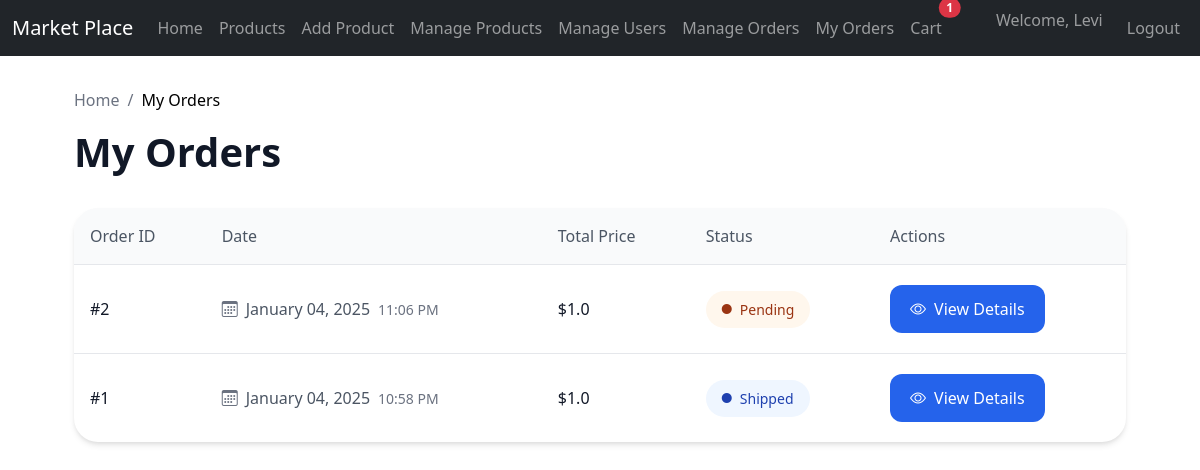
Before: /my_orders (signed in) with the older database file.
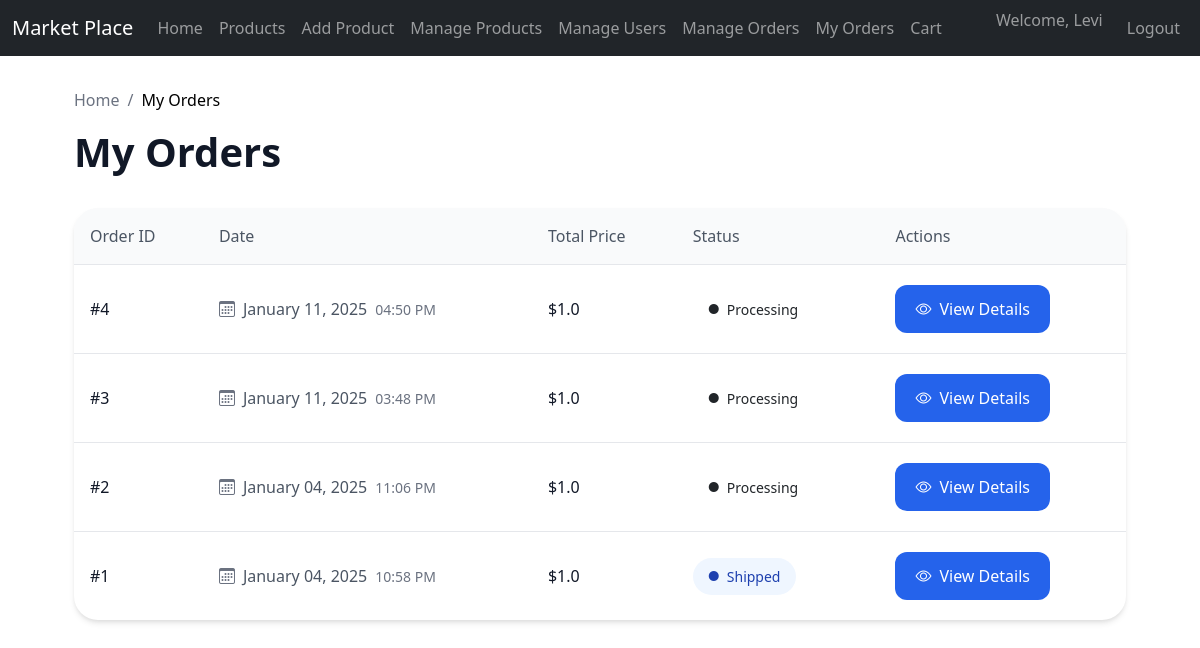
After: the same page with the newer database file.
### app.py (models this page shows)
class Order(db.Model):
    __tablename__ = 'orders'
    id = db.Column(db.Integer, primary_key=True)
    user_id = db.Column(db.Integer, db.ForeignKey('users.id'), nullable=False)
    total_price = db.Column(db.Float, nullable=False)
    status = db.Column(db.String(50), nullable=False, default='Pending')
    created_at = db.Column(db.DateTime, nullable=False, default=db.func.current_timestamp())
    order_items = db.relationship('OrderItem', backref='order', lazy=True)
    payment = db.relationship('Payment', backref='order', uselist=False, cascade="all, delete-orphan")

### app.py (the view)
@app.route('/my_orders')
def my_orders():
    if 'user_id' not in session:
        flash('Please log in to view your orders.', 'info')
        return redirect(url_for('login'))
    user_orders = Order.query.filter_by(user_id=session['user_id']).order_by(Order.created_at.desc()).all()
    return render_template('my_orders.html', orders=user_orders)

### app.py (called while the page is built)
def get_cart_unique_items():
    if 'user_id' in session:
        order = Order.query.filter_by(user_id=session['user_id'], status="Pending").first()
        if order:
            return OrderItem.query.filter_by(order_id=order.id).count()
    return 0

@app.context_processor
def inject_cart_count():
    return dict(cart_count=get_cart_unique_items())

### templates/my_orders.html (shortened to what this page needs)
{% extends "base.html" %}
{% block content %}
<div class="orders-container">
    <nav class="breadcrumb">
        <a href="{{ url_for('home') }}">Home</a>
        <span>/</span>
        <span class="current">My Orders</span>
    </nav>
    <div class="orders-header">
        <h1>My Orders</h1>
    </div>
    {% if orders %}
    <div class="orders-table-container">
        <table class="orders-table">
            <thead>
                <tr>
                    <th>Order ID</th>
                    <th>Date</th>
                    <th>Total Price</th>
                    <th>Status</th>
                    <th>Actions</th>
                </tr>
            </thead>
            <tbody>
                {% for order in orders %}
                <tr>
                    <td class="order-id">
                        #{{ order.id }}
                    </td>
                    <td class="order-date">
                        <div class="date-info">
                            <i class="bi bi-calendar3"></i>
                            {{ order.created_at.strftime('%B %d, %Y') }}
                            <div class="time">{{ order.created_at.strftime('%I:%M %p') }}</div>
                        </div>
                    </td>
                    <td class="order-price">
                        <div class="price">${{ order.total_price }}</div>
                    </td>
                    <td class="order-status">
                        <span class="status-badge {{ order.status.lower() }}">
                            <i class="bi bi-circle-fill"></i>
                            {{ order.status }}
                        </span>
                    </td>
                    <td class="order-actions">
                        <a href="{{ url_for('order_confirmation', order_id=order.id) }}" class="view-order-btn">
                            <i class="bi bi-eye"></i>
                            View Details
                        </a>
                    </td>
                </tr>
                {% endfor %}
            </tbody>
        </table>
    </div>
    {% endif %}
</div>
{% endblock %}

### templates/base.html (shortened to what this page needs)
<!DOCTYPE html>
<html lang="en">
<head>
    <link rel="stylesheet" href="https://cdn.jsdelivr.net/npm/bootstrap-icons@1.7.2/font/bootstrap-icons.css">
    <link rel="stylesheet" href="{{ url_for('static', filename='css/styles.css') }}">
    <link href="https://cdn.jsdelivr.net/npm/bootstrap@5.3.0-alpha3/dist/css/bootstrap.min.css" rel="stylesheet">
</head>
<body>
    <nav class="navbar navbar-expand-lg navbar-dark bg-dark">
    <div class="container-fluid">
        <a class="navbar-brand" href="{{ url_for('home') }}">Market Place</a>
        <div class="collapse navbar-collapse" id="navbarNav">
            <ul class="navbar-nav me-auto">
    <li class="nav-item">
        <a class="nav-link" href="{{ url_for('home') }}">Home</a>
    </li>
    <li class="nav-item">
        <a class="nav-link" href="{{ url_for('products') }}">Products</a>
    </li>
    {% if session.get('user_role') == 'admin' %}
    <li class="nav-item">
        <a class="nav-link" href="{{ url_for('add_product') }}">Add Product</a>
    </li>
    <li class="nav-item">
        <a class="nav-link" href="{{ url_for('manage_products') }}">Manage Products</a>
    </li>
    <li class="nav-item">
        <a class="nav-link" href="{{ url_for('manage_users') }}">Manage Users</a>
    </li>
                <li class="nav-item">
    <a class="nav-link" href="{{ url_for('manage_orders') }}">Manage Orders</a>
</li>
    {% endif %}
    {% if session.get('user_id') %}
    <li class="nav-item">
        <a class="nav-link" href="{{ url_for('my_orders') }}">My Orders</a>
    </li>
    {% endif %}
                {% if session.get('user_id') %}
<li class="nav-item">
    <a class="nav-link position-relative" href="{{ url_for('view_cart') }}">
        Cart
        {% if cart_count > 0 %}
        <span class="position-absolute top-0 start-100 translate-middle badge rounded-pill bg-danger">
            {{ cart_count }}
        </span>
        {% endif %}
    </a>
</li>
{% endif %}
</ul>
            <ul class="navbar-nav">
                {% if session.get('user_id') %}
                <li class="nav-item">
                    <span class="navbar-text me-3">Welcome, {{ session.get('user_name') }}</span>
                </li>
                <li class="nav-item">
                    <a class="nav-link btn btn-outline-danger btn-sm" href="{{ url_for('logout') }}">Logout</a>
                </li>
                {% endif %}
            </ul>
        </div>
    </div>
</nav>
    <div class="container mt-4">
        {% block content %}{% endblock %}
    </div>
</body>
</html>

### static/css/styles.css (style rules this page uses)
.breadcrumb { display: flex; gap: 0.5rem; align-items: center; margin-bottom: 2rem; font-size: 0.875rem; color: #6b7280; }
.breadcrumb a { color: #6b7280; text-decoration: none; transition: color 0.2s; }
.breadcrumb .current { color: #000; font-weight: 500; }
html { scroll-behavior: smooth; }

### templates/my_orders.html (style rules this page uses)
.orders-container { max-width: 1400px; margin: 2rem auto; padding: 0 2rem; font-family: system-ui, -apple-system, sans-serif; }
.orders-header { margin-bottom: 2rem; }
.orders-header h1 { font-size: 2.5rem; font-weight: 600; color: #111827; margin: 0; }
.orders-table-container { background: white; border-radius: 1.5rem; box-shadow: 0 4px 6px -1px rgba(0, 0, 0, 0.1), 0 2px 4px -1px rgba(0, 0, 0, 0.06); overflow: hidden; }
.orders-table { width: 100%; border-collapse: separate; border-spacing: 0; }
.orders-table th { background: #f9fafb; padding: 1rem; text-align: left; font-weight: 500; color: #4b5563; border-bottom: 1px solid #e5e7eb; }
.orders-table td { padding: 1.25rem 1rem; border-bottom: 1px solid #e5e7eb; }
.orders-table tr:last-child td { border-bottom: none; }
.order-id { font-weight: 500; color: #111827; }
.date-info { display: flex; align-items: center; gap: 0.5rem; color: #4b5563; }
.date-info i { color: #6b7280; }
.time { color: #6b7280; font-size: 0.875rem; }
.price { font-weight: 500; color: #111827; }
.status-badge { display: inline-flex; align-items: center; gap: 0.5rem; padding: 0.5rem 1rem; border-radius: 2rem; font-size: 0.875rem; font-weight: 500; }
.status-badge i { font-size: 0.625rem; }
.status-badge.shipped { background: #eff6ff; color: #1e40af; }
.view-order-btn { display: inline-flex; align-items: center; gap: 0.5rem; padding: 0.75rem 1.25rem; background: #2563eb; color: white; border-radius: 0.75rem; text-decoration: none; font-weight: 500; transition: all 0.2s; }

Changed rows visible on the page:
added Order: id "4", created_at "January 11, 2025", created_at "04:50 PM", total_price "1.0", status "Processing"
added Order: id "3", created_at "January 11, 2025", created_at "03:48 PM", total_price "1.0", status "Processing"
changed Order "11:06 PM": status "Pending" → "Processing"
Other visible differences:
{{ cart_count }}: "1" → (not shown)
